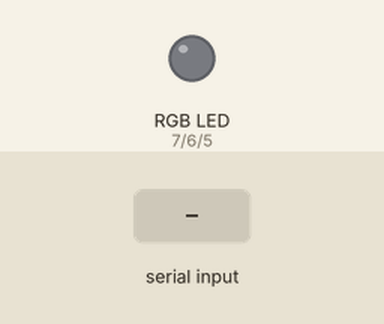
The sketch below on a simulated Arduino Uno, built with avr-gcc and run on an emulated ATmega328P. Shown: an RGB LED mixed from three pins (HIGH = lit). Inputs (shaded band) come from the test bench. Dim RGB values are drawn brighter than linear; what the sketch prints to the serial monitor is not drawn.

Above: at 1.2 s.
1.3 s: "90,45\n" received over Serial
At 1.6 s:
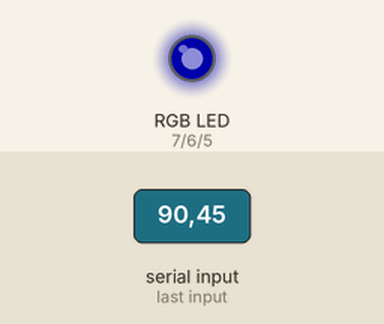
3.8 s: "30,150\n" received over Serial
At 4.6 s:
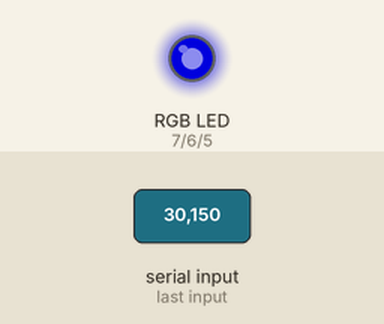
6.3 s: "200\n" received over Serial
At 6.6 s:
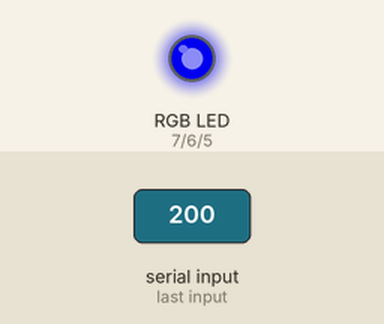
Timing chart, 0 to 9.3 s (numbered marks = the images above; inputs shaded):
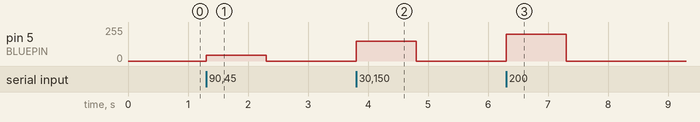

Measured:
- after the input at 1.3 s, pin 5 (BLUEPIN): 0/255 → 45/255 at once, → 0/255 1.0 s later
- after the input at 3.8 s, pin 5 (BLUEPIN): 0/255 → 150/255 at once, → 0/255 1.0 s later
- after the input at 6.3 s, pin 5 (BLUEPIN): 0/255 → 200/255 at once, → 0/255 1.0 s later

The sketch:

blinkViaSerial.ino
```cpp
#define REDPIN 7
#define GREENPIN 6
#define BLUEPIN 5

void setup()

{

  pinMode(REDPIN, OUTPUT);
  pinMode(GREENPIN, OUTPUT);
  pinMode(BLUEPIN, OUTPUT);

Serial.begin(9600);

while (!Serial);

Serial.println("Input 1 to Turn LED on and 2 to off");

}

void loop() {

if (Serial.available())

{

int state = Serial.parseInt();


      analogWrite(REDPIN, state >> 16);// 1 - niebieski
      analogWrite(GREENPIN, state >> 8);// 2 - czerwony
      analogWrite(BLUEPIN, state);// 3 - zielony


}

}
```
